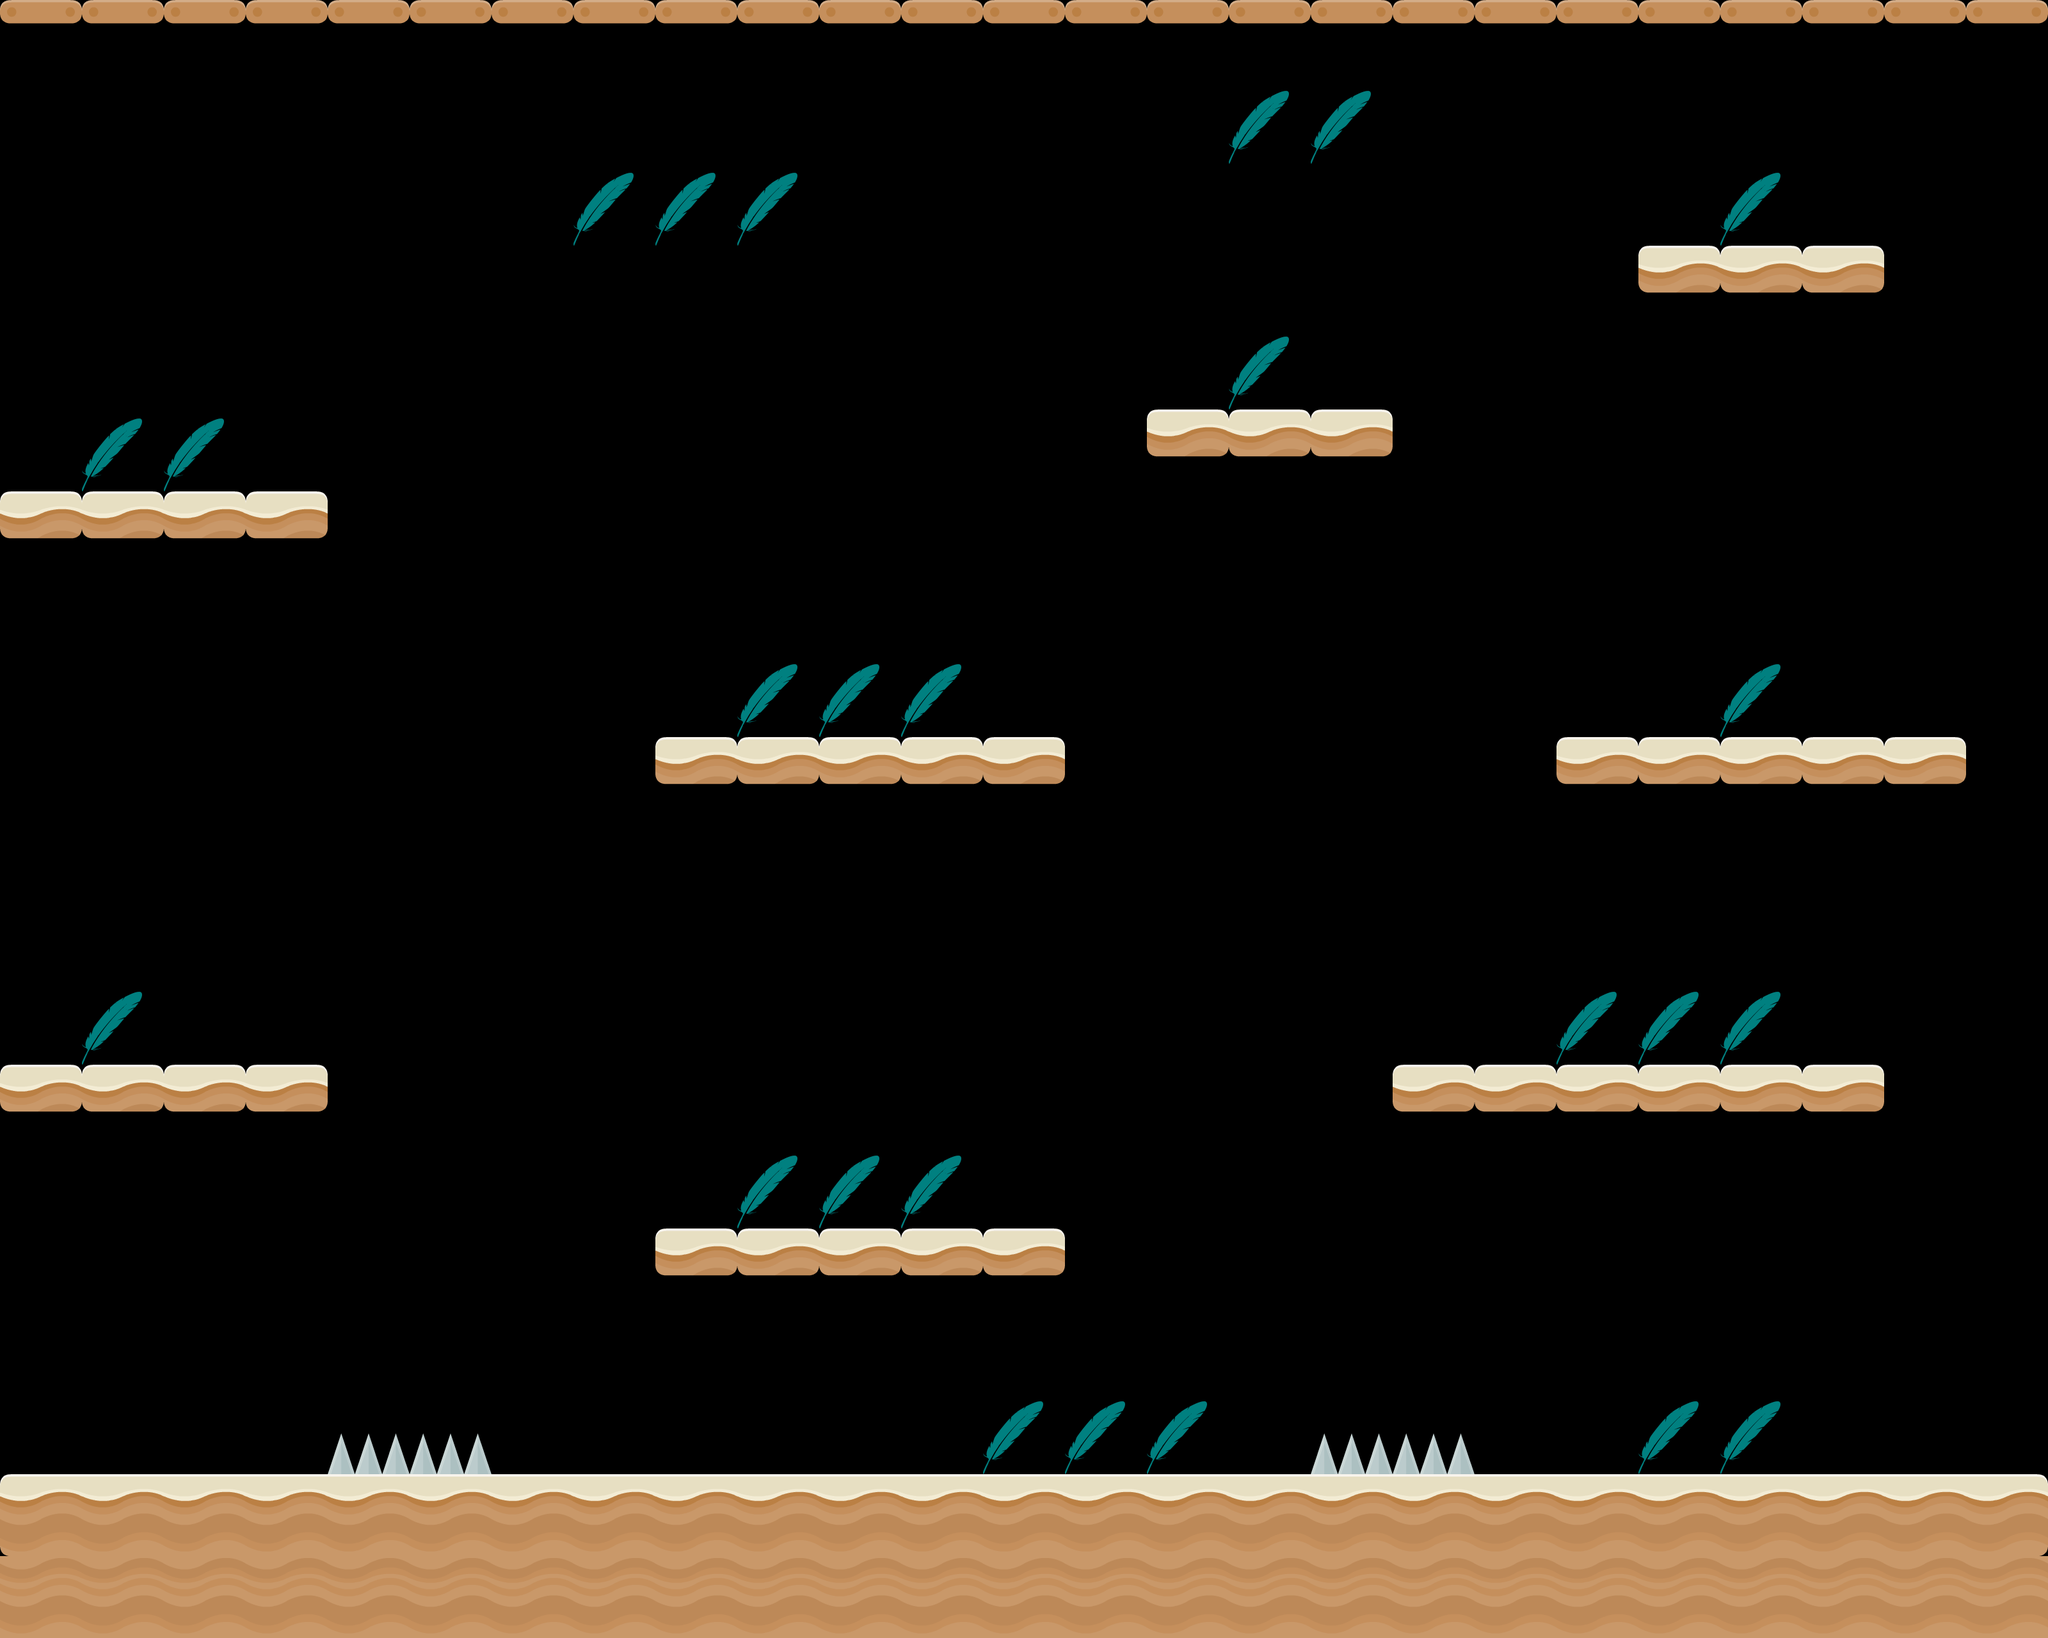

A 2D game scene composited from a Tiled map and its tileset images. What follows is a short description and the map's XML, with each tile layer's data collapsed to a summary:
An orthogonal 25x20 tile map with 128x128 px tiles, 5 tile layers (moneda, no tocar, fondo, frente, ...).

<map version="1.2" tiledversion="2019.04.25" orientation="orthogonal" renderorder="right-down" width="25" height="20" tilewidth="128" tileheight="128" infinite="0" nextlayerid="6" nextobjectid="1">
 <tileset firstgid="1" name="mispatrones" tilewidth="128" tileheight="128" tilecount="9" columns="0">
  <grid orientation="orthogonal" width="1" height="1" />
  <tile id="0">
   <image width="128" height="128" source="images/tiles/sandLeft.png" />
  </tile>
  <tile id="1">
   <image width="128" height="128" source="images/tiles/sandMid.png" />
  </tile>
  <tile id="2">
   <image width="128" height="128" source="images/tiles/sandRight.png" />
  </tile>
  <tile id="3">
   <image width="128" height="128" source="images/tiles/sandHalf.png" />
  </tile>
  <tile id="4">
   <image width="128" height="128" source="images/tiles/sandHalf_left.png" />
  </tile>
  <tile id="5">
   <image width="128" height="128" source="images/tiles/spikes.png" />
  </tile>
  <tile id="6">
   <image width="128" height="128" source="images/tiles/sandCenter.png" />
  </tile>
  <tile id="7">
   <image width="128" height="128" source="images/tiles/bridgeB.png" />
  </tile>
  <tile id="8">
   <image width="94" height="114" source="images/items/pluma.png" />
  </tile>
 </tileset>
 <layer id="1" name="moneda" width="25" height="20">
  <data>[500 cells, 50 non-empty, 4 distinct tile ids]</data>
 </layer>
 <layer id="2" name="no tocar" width="25" height="20">
  <data>[500 cells, 4 non-empty, 1 distinct tile ids]</data>
 </layer>
 <layer id="3" name="fondo" width="25" height="20">
  <data>[500 cells, 0 non-empty, 0 distinct tile ids]</data>
 </layer>
 <layer id="4" name="frente" width="25" height="20">
  <data>[500 cells, 0 non-empty, 0 distinct tile ids]</data>
 </layer>
 <layer id="5" name="platafroma" width="25" height="20">
  <data>[500 cells, 85 non-empty, 3 distinct tile ids]</data>
 </layer>
</map>
